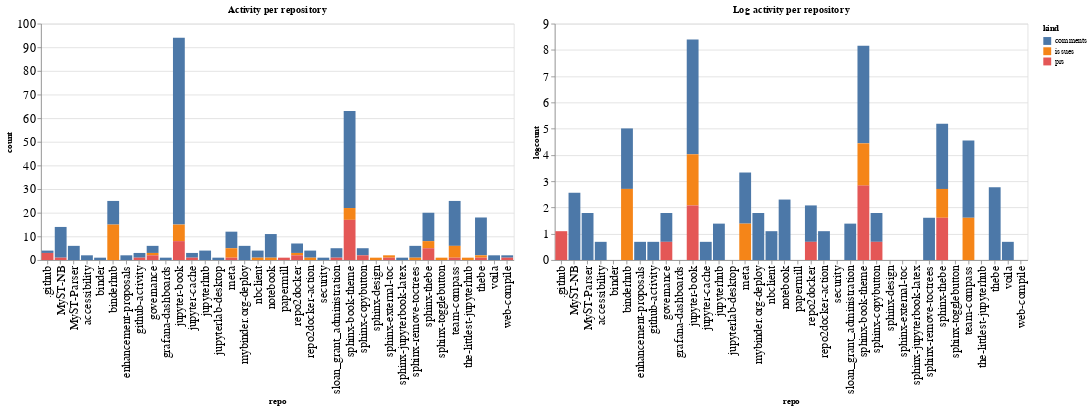

This figure's notebook cell:
### Code cell
ch1 = alt.Chart(repo_summaries, width=600, title="Activity per repository").mark_bar().encode(
    x='repo',
    y='count',
    color='kind',
    tooltip="kind"
)

ch2 = alt.Chart(repo_summaries, width=600, title="Log activity per repository").mark_bar().encode(
    x='repo',
    y='logcount',
    color='kind',
    tooltip="kind"
)

ch1 | ch2

### Figure 1 — Vega-Lite specification as saved in the notebook (floating-point values rounded to 4 significant figures)
{"config": {"axisLeft": {"labelFontSize": 15}, "axisBottom": {"labelFontSize": 15}}, "hconcat": [{"mark": "bar", "encoding": {"color": {"type": "nominal", "field": "kind"}, "tooltip": {"type": "nominal", "field": "kind"}, "x": {"type": "nominal", "field": "repo"}, "y": {"type": "quantitative", "field": "count"}}, "title": "Activity per repository", "width": 600}, {"mark": "bar", "encoding": {"color": {"type": "nominal", "field": "kind"}, "tooltip": {"type": "nominal", "field": "kind"}, "x": {"type": "nominal", "field": "repo"}, "y": {"type": "quantitative", "field": "logcount"}}, "title": "Log activity per repository", "width": 600}], "data": {"name": "data-7e598f5e9accaddba288038fa7ceef11"}, "$schema": "https://vega.github.io/schema/vega-lite/v4.8.1.json", "datasets": {"data-7e598f5e9accaddba288038fa7ceef11": [{"repo": ".github", "kind": "comments", "count": 1, "logcount": 0.0}, {"repo": ".github", "kind": "prs", "count": 3, "logcount": 1.099}, {"repo": "MyST-NB", "kind": "comments", "count": 13, "logcount": 2.565}, {"repo": "MyST-NB", "kind": "prs", "count": 1, "logcount": 0.0}, {"repo": "MyST-Parser", "kind": "comments", "count": 6, "logcount": 1.792}, {"repo": "accessibility", "kind": "comments", "count": 2, "logcount": 0.6931}, {"repo": "binder", "kind": "comments", "count": 1, "logcount": 0.0}, {"repo": "binderhub", "kind": "comments", "count": 10, "logcount": 2.303}, {"repo": "binderhub", "kind": "issues", "count": 15, "logcount": 2.708}, {"repo": "enhancement-proposals", "kind": "comments", "count": 2, "logcount": 0.6931}, {"repo": "github-activity", "kind": "comments", "count": 2, "logcount": 0.6931}, {"repo": "github-activity", "kind": "prs", "count": 1, "logcount": 0.0}, {"repo": "governance", "kind": "comments", "count": 3, "logcount": 1.099}, {"repo": "governance", "kind": "issues", "count": 1, "logcount": 0.0}, {"repo": "governance", "kind": "prs", "count": 2, "logcount": 0.6931}, {"repo": "grafana-dashboards", "kind": "comments", "count": 1, "logcount": 0.0}, {"repo": "jupyter-book", "kind": "comments", "count": 79, "logcount": 4.369}, {"repo": "jupyter-book", "kind": "issues", "count": 7, "logcount": 1.946}, {"repo": "jupyter-book", "kind": "prs", "count": 8, "logcount": 2.079}, {"repo": "jupyter-cache", "kind": "comments", "count": 2, "logcount": 0.6931}, {"repo": "jupyter-cache", "kind": "prs", "count": 1, "logcount": 0.0}, {"repo": "jupyterhub", "kind": "comments", "count": 4, "logcount": 1.386}, {"repo": "jupyterlab-desktop", "kind": "comments", "count": 1, "logcount": 0.0}, {"repo": "meta", "kind": "comments", "count": 7, "logcount": 1.946}, {"repo": "meta", "kind": "issues", "count": 4, "logcount": 1.386}, {"repo": "meta", "kind": "prs", "count": 1, "logcount": 0.0}, {"repo": "mybinder.org-deploy", "kind": "comments", "count": 6, "logcount": 1.792}, {"repo": "nbclient", "kind": "comments", "count": 3, "logcount": 1.099}, {"repo": "nbclient", "kind": "issues", "count": 1, "logcount": 0.0}, {"repo": "notebook", "kind": "comments", "count": 10, "logcount": 2.303}, {"repo": "notebook", "kind": "issues", "count": 1, "logcount": 0.0}, {"repo": "papermill", "kind": "prs", "count": 1, "logcount": 0.0}, {"repo": "repo2docker", "kind": "comments", "count": 4, "logcount": 1.386}, {"repo": "repo2docker", "kind": "issues", "count": 1, "logcount": 0.0}, {"repo": "repo2docker", "kind": "prs", "count": 2, "logcount": 0.6931}, {"repo": "repo2docker-action", "kind": "comments", "count": 3, "logcount": 1.099}, {"repo": "repo2docker-action", "kind": "issues", "count": 1, "logcount": 0.0}, {"repo": "security", "kind": "comments", "count": 1, "logcount": 0.0}, {"repo": "sloan_grant_administration", "kind": "comments", "count": 4, "logcount": 1.386}, {"repo": "sloan_grant_administration", "kind": "prs", "count": 1, "logcount": 0.0}, {"repo": "sphinx-book-theme", "kind": "comments", "count": 41, "logcount": 3.714}, {"repo": "sphinx-book-theme", "kind": "issues", "count": 5, "logcount": 1.609}, {"repo": "sphinx-book-theme", "kind": "prs", "count": 17, "logcount": 2.833}, {"repo": "sphinx-copybutton", "kind": "comments", "count": 3, "logcount": 1.099}, {"repo": "sphinx-copybutton", "kind": "prs", "count": 2, "logcount": 0.6931}, {"repo": "sphinx-design", "kind": "issues", "count": 1, "logcount": 0.0}, {"repo": "sphinx-external-toc", "kind": "issues", "count": 1, "logcount": 0.0}, {"repo": "sphinx-external-toc", "kind": "prs", "count": 1, "logcount": 0.0}, {"repo": "sphinx-jupyterbook-latex", "kind": "comments", "count": 1, "logcount": 0.0}, {"repo": "sphinx-remove-toctrees", "kind": "comments", "count": 5, "logcount": 1.609}, {"repo": "sphinx-remove-toctrees", "kind": "issues", "count": 1, "logcount": 0.0}, {"repo": "sphinx-thebe", "kind": "comments", "count": 12, "logcount": 2.485}, {"repo": "sphinx-thebe", "kind": "issues", "count": 3, "logcount": 1.099}, {"repo": "sphinx-thebe", "kind": "prs", "count": 5, "logcount": 1.609}, {"repo": "sphinx-togglebutton", "kind": "issues", "count": 1, "logcount": 0.0}, {"repo": "team-compass", "kind": "comments", "count": 19, "logcount": 2.944}, {"repo": "team-compass", "kind": "issues", "count": 5, "logcount": 1.609}, {"repo": "team-compass", "kind": "prs", "count": 1, "logcount": 0.0}, {"repo": "the-littlest-jupyterhub", "kind": "issues", "count": 1, "logcount": 0.0}, {"repo": "thebe", "kind": "comments", "count": 16, "logcount": 2.773}, {"repo": "thebe", "kind": "issues", "count": 1, "logcount": 0.0}, {"repo": "thebe", "kind": "prs", "count": 1, "logcount": 0.0}, {"repo": "voila", "kind": "comments", "count": 2, "logcount": 0.6931}, {"repo": "web-compile", "kind": "comments", "count": 1, "logcount": 0.0}, {"repo": "web-compile", "kind": "prs", "count": 1, "logcount": 0.0}]}}
